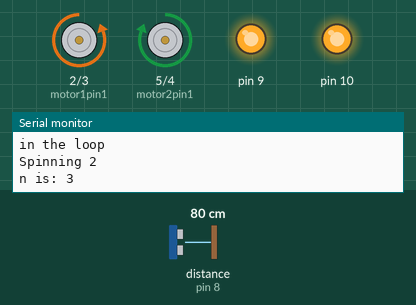
Recording of a sketch running on a simulated Arduino Uno, built with avr-gcc and run on an emulated ATmega328P. Shown: motor-driver pin pairs drawn as motors (green arrow = first pin HIGH = forward, orange = second pin HIGH = backward, longer = more drive), output pins drawn as LEDs (lit = HIGH), the last lines printed to the serial monitor. Wiring (inferred from the names in the program): ultrasonic range finder: trigger pin 7; echo pin 8. Inputs (shaded band) come from the test bench; at power-on: distance to the obstacle (sensor on pin 8) 80 cm. The echo pulse lasts 58.3 µs per cm; random numbers use the default seed unless the sketch sets one; pins used as bus, display or sensor lines are not drawn.

Above: at 1.2 s.
1.3 s: distance to the obstacle (sensor on pin 8) set to 53 cm
3.7 s: distance to the obstacle (sensor on pin 8) set to 47 cm
At 6.0 s:
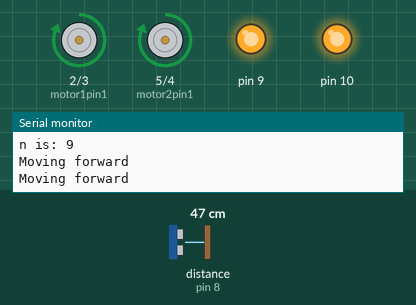
6.5 s: distance to the obstacle (sensor on pin 8) set to 24 cm
8.2 s: distance to the obstacle (sensor on pin 8) set to 20 cm
At 9.8 s:
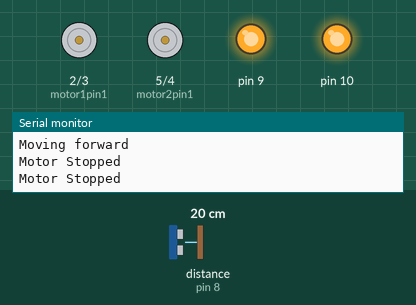
10.5 s: distance to the obstacle (sensor on pin 8) set to 17 cm
At 11.6 s:
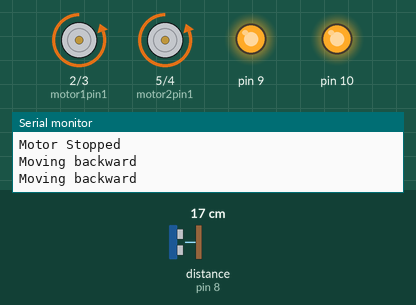
12.5 s: distance to the obstacle (sensor on pin 8) set to 35 cm
At 13.4 s:
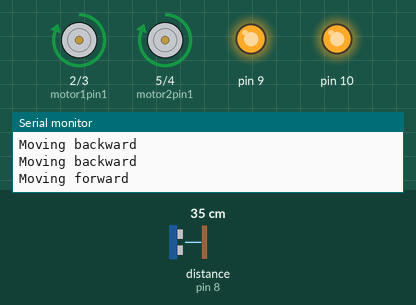
Timing chart, 0 to 15.5 s (numbered marks = the images above; inputs shaded):
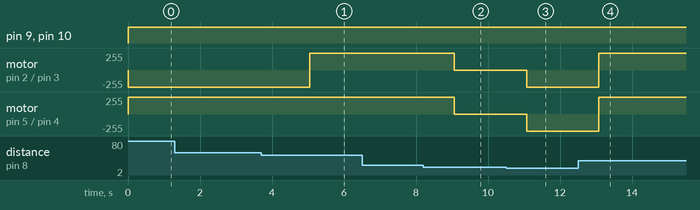

Measured:
- the behaviour switches between 51 and 50 cm on distance to the obstacle (sensor on pin 8) (found by bisection; images 0 and 1)
- the behaviour switches between 23 and 22 cm on distance to the obstacle (sensor on pin 8) (found by bisection; images 1 and 2)
- the behaviour switches between 20 and 19 cm on distance to the obstacle (sensor on pin 8) (found by bisection; images 2 and 3)
- after the input at 3.7 s, motor on pin 2 (motor1pin1) / pin 3 (motor1pin2): backward 255/255 → forward 255/255 after 1.3 s
- after the input at 8.2 s, motor on pin 2 (motor1pin1) / pin 3 (motor1pin2), motor on pin 5 (motor2pin1) / pin 4 (motor2pin2): forward 255/255 → stopped after 0.87 s
- after the input at 10.5 s, motor on pin 2 (motor1pin1) / pin 3 (motor1pin2), motor on pin 5 (motor2pin1) / pin 4 (motor2pin2): stopped → backward 255/255 after 0.57 s
- after the input at 12.5 s, motor on pin 2 (motor1pin1) / pin 3 (motor1pin2), motor on pin 5 (motor2pin1) / pin 4 (motor2pin2): backward 255/255 → forward 255/255 after 0.58 s

The sketch:

Scanning_and_Object_Following.ino
```cpp
//  MEEN 433 Final Code

// Defining pins for the two motors
int motor1pin1 = 2;
int motor1pin2 = 3;

int motor2pin1 = 5;
int motor2pin2 = 4;

// Defining pins for the sensor
int trigPin = 7;
int echoPin = 8;

// Defining distance variables
int gap = 20;  // the desired ditance between an object and our robot when it stops
int range = 50; // this is the range within which an object should be placed for our robot to identify it

int n = 0;
int t = 15; // This is a time value (our robot will spin in one direction for this amount of time)
int rand_val = rand()%2;


void setup() {
  // put your setup code here, to run once:
  Serial.begin(9600);

  // Motor Stuff
  pinMode(motor1pin1, OUTPUT);
  pinMode(motor1pin2, OUTPUT);

  pinMode(motor2pin1, OUTPUT);
  pinMode(motor2pin2, OUTPUT);

  pinMode(9, OUTPUT);
  pinMode(10, OUTPUT);

  // Sonar Sensor Stuff
  pinMode(trigPin,OUTPUT);
  pinMode(echoPin,INPUT);

}

void loop() {

  rand_val = rand()%2;

  // Turning on the sonar sensor
  long duration, distance;
  digitalWrite(trigPin, LOW);
  delayMicroseconds(2);
  digitalWrite(trigPin, HIGH);
  delayMicroseconds(10);
  digitalWrite(trigPin, LOW);

  duration = pulseIn(echoPin, HIGH);
  distance = microsecondsToCentimeters(duration);

  //Serial.print(distance);
  //Serial.print("cm");
  //Serial.println();

  //Serial.print("The random value is:");
  //Serial.println(rand_val);

  // Make the robot spin until an object is identified

  while(distance > range){
    Serial.println("in the loop");
    n = n+1;
    if(rand_val == 0){
      if(n<t){spin1();}
    else if(n<t*3){spin2();}
    else if(n<t*4){spin1();}
    else if(n>t*4){stopMotors();}
    }
    else{
      if(n<t){spin2();}
      else if(n<t*3){spin1();}
      else if(n<t*4){spin2();}
      else if(n>t*4){stopMotors();}
    }

    if(n<4*t){
      Serial.print("n is: ");
      Serial.println(n);
    }
    //spin();
    if(n>4*t){break;}

    digitalWrite(trigPin, LOW);
    delayMicroseconds(2);
    digitalWrite(trigPin, HIGH);
    delayMicroseconds(10);
    digitalWrite(trigPin, LOW);
    duration = pulseIn(echoPin, HIGH);
    distance = microsecondsToCentimeters(duration);


    //Serial.print("Distance in the loop: ");
    //Serial.println(distance);
    delay(500);
  }
  //Serial.println("out the loop");
  n = 0;

  //stopMotors();
  delay(500);

 // if(distance != gap){runMotors(distance-gap);}
  if(abs(distance - gap) > 1){runMotors(distance-gap);}
  else {stopMotors();}

  }


void spin1(){
    Serial.println("Spinning 1");
    analogWrite(9,255);
    analogWrite(10,255);
    digitalWrite(motor1pin1, HIGH);
    digitalWrite(motor1pin2, LOW);

    digitalWrite(motor2pin1, LOW);
    digitalWrite(motor2pin2, HIGH);

}

void spin2(){
    Serial.println("Spinning 2");
    analogWrite(9,255);
    analogWrite(10,255);
    digitalWrite(motor1pin1, LOW);
    digitalWrite(motor1pin2, HIGH);

    digitalWrite(motor2pin1, HIGH);
    digitalWrite(motor2pin2, LOW);

}

void runMotors(int direction){
    // Turning on the Motors
    if(direction >0)  // Move the robot forward
    {
      Serial.println("Moving forward");
      analogWrite(9,255);
      analogWrite(10,255);
      digitalWrite(motor1pin1, HIGH);
      digitalWrite(motor1pin2, LOW);

      digitalWrite(motor2pin1, HIGH);
      digitalWrite(motor2pin2, LOW);
      //delay(1000);
    }

    else if(direction < 0)  // Move the robot backward
    {
      Serial.println("Moving backward");
      analogWrite(9,255);
      analogWrite(10,255);
      digitalWrite(motor1pin1, LOW);
      digitalWrite(motor1pin2, HIGH);

      digitalWrite(motor2pin1, LOW);
      digitalWrite(motor2pin2, HIGH);
      //delay(1000);
    }
}

void stopMotors(){
    Serial.println("Motor Stopped");
    digitalWrite(motor1pin1, LOW);
    digitalWrite(motor1pin2, LOW);

    digitalWrite(motor2pin1, LOW);
    digitalWrite(motor2pin2, LOW);
    //delay(1000);

}


long microsecondsToCentimeters(long microseconds) {
  // The speed of sound is 340 m/s or 29 microseconds per centimeter.
  // The ping travels out and back, so to find the distance of the object we
  // take half of the distance travelled.
  return microseconds / 29 / 2;

  exit(0);
}
```
